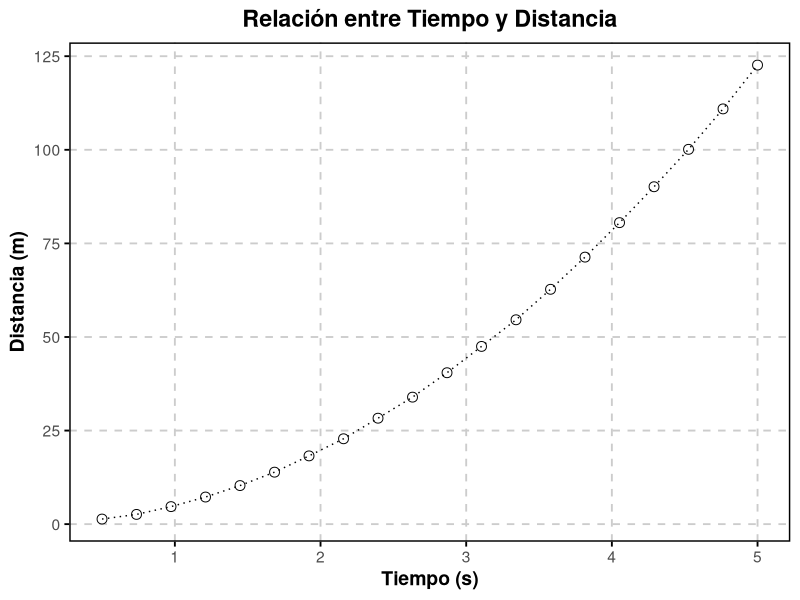

Write R code to recreate this figure.
## ---- chunk 1
# Código en R para generar el gráfico con estilo antiguo

# Generar datos casi determinísticos
n <- 20
set.seed(42)

# Tiempo (t) y distancia (d)
t <- seq(0.5, 5, length.out = n)  # Tiempos entre 0.5 y 5 segundos
d <- 4.9 * t^2                     # Relación cuadrática
noise <- rnorm(n, mean = 0, sd = 0.1)  # Ruido pequeño
d_noisy <- d + noise               # Datos con ruido

# Crear data frame
datos <- data.frame(Tiempo = t, Distancia = d_noisy)

# Cargar librería ggplot2
library(ggplot2)

# Crear gráfico con estilo "old school"
ggplot(datos, aes(x = Tiempo, y = Distancia)) +
  geom_point(shape = 21, fill = "white", colour = "black", size = 3) +
  geom_line(colour = "black", linetype = "dotted") +
  labs(title = "Relación entre Tiempo y Distancia",
       x = "Tiempo (s)",
       y = "Distancia (m)") +
  theme_minimal(base_size = 14) +
  theme(
    plot.title = element_text(face = "bold", hjust = 0.5),
    panel.border = element_rect(colour = "black", fill = NA, size = 1),
    panel.grid.major = element_line(colour = "grey80", linetype = "dashed"),
    panel.grid.minor = element_blank(),
    axis.ticks = element_line(colour = "black"),
    axis.title = element_text(face = "bold")
  )
